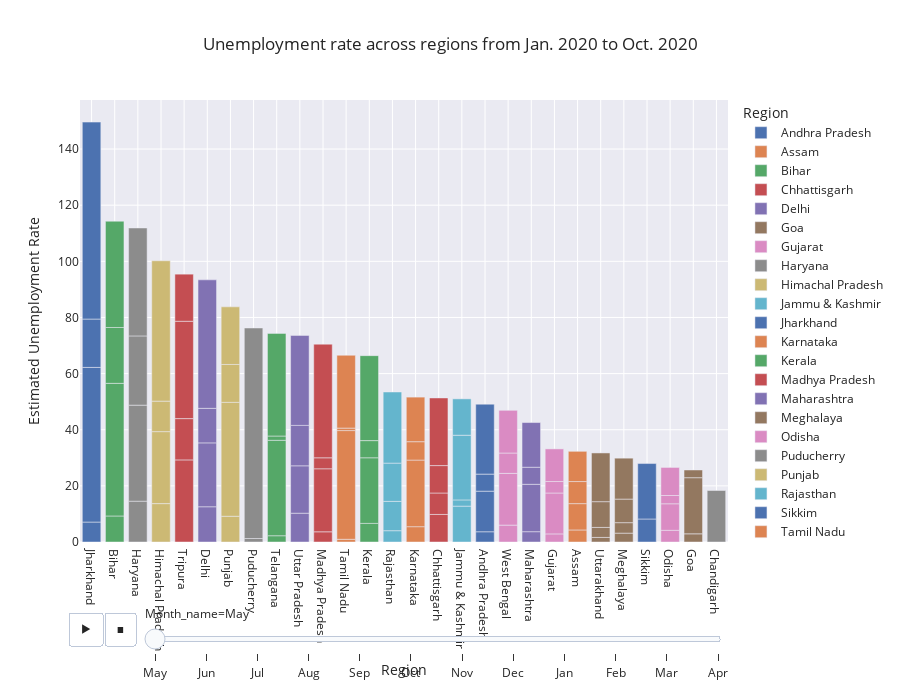

Notebook code for this chart:
### Markdown cell above
Bar chart showing the unemployment rate across regions from Jan. 2020 to Oct. 2020

### Code cell
fig = px.bar(df, x='Region', y='Estimated Unemployment Rate', animation_frame='Month_name', color='Region',
             title='Unemployment rate across regions from Jan. 2020 to Oct. 2020', height=700, template='seaborn')

# Updating the x-axis category order to be in descending total
fig.update_layout(xaxis={'categoryorder': 'total descending'})

# Adjusting the animation frame duration
fig.layout.updatemenus[0].buttons[0].args[1]["frame"]["duration"] = 1000
fig.show()

### Figure 1 — Plotly figure (JSON) as saved in the notebook; plotly's stock layout.template omitted (floating-point values rounded to 4 significant figures)
{"data": [{"alignmentgroup": "True", "hovertemplate": "Region=%{x}<br>Month_name=May<br>Estimated Unemployment Rate=%{y}<extra></extra>", "legendgroup": "Andhra Pradesh", "marker": {"color": "rgb(76,114,176)", "pattern": {"shape": ""}}, "name": "Andhra Pradesh", "offsetgroup": "Andhra Pradesh", "orientation": "v", "showlegend": true, "textposition": "auto", "type": "bar", "x": ["Andhra Pradesh", "Andhra Pradesh", "Andhra Pradesh", "Andhra Pradesh"], "xaxis": "x", "y": [3.65, 14.46, 6.09, 24.91], "yaxis": "y"}, {"alignmentgroup": "True", "hovertemplate": "Region=%{x}<br>Month_name=May<br>Estimated Unemployment Rate=%{y}<extra></extra>", "legendgroup": "Assam", "marker": {"color": "rgb(221,132,82)", "pattern": {"shape": ""}}, "name": "Assam", "offsetgroup": "Assam", "orientation": "v", "showlegend": true, "textposition": "auto", "type": "bar", "x": ["Assam", "Assam", "Assam", "Assam"], "xaxis": "x", "y": [4.29, 9.38, 7.87, 10.77], "yaxis": "y"}, {"alignmentgroup": "True", "hovertemplate": "Region=%{x}<br>Month_name=May<br>Estimated Unemployment Rate=%{y}<extra></extra>", "legendgroup": "Bihar", "marker": {"color": "rgb(85,168,104)", "pattern": {"shape": ""}}, "name": "Bihar", "offsetgroup": "Bihar", "orientation": "v", "showlegend": true, "textposition": "auto", "type": "bar", "x": ["Bihar", "Bihar", "Bihar", "Bihar"], "xaxis": "x", "y": [9.27, 47.26, 19.9, 37.87], "yaxis": "y"}, {"alignmentgroup": "True", "hovertemplate": "Region=%{x}<br>Month_name=May<br>Estimated Unemployment Rate=%{y}<extra></extra>", "legendgroup": "Chhattisgarh", "marker": {"color": "rgb(196,78,82)", "pattern": {"shape": ""}}, "name": "Chhattisgarh", "offsetgroup": "Chhattisgarh", "orientation": "v", "showlegend": true, "textposition": "auto", "type": "bar", "x": ["Chhattisgarh", "Chhattisgarh", "Chhattisgarh", "Chhattisgarh"], "xaxis": "x", "y": [9.82, 7.64, 9.77, 24.1], "yaxis": "y"}, {"alignmentgroup": "True", "hovertemplate": "Region=%{x}<br>Month_name=May<br>Estimated Unemployment Rate=%{y}<extra></extra>", "legendgroup": "Delhi", "marker": {"color": "rgb(129,114,179)", "pattern": {"shape": ""}}, "name": "Delhi", "offsetgroup": "Delhi", "orientation": "v", "showlegend": true, "textposition": "auto", "type": "bar", "x": ["Delhi", "Delhi", "Delhi", "Delhi"], "xaxis": "x", "y": [12.56, 22.76, 12.31, 45.78], "yaxis": "y"}, {"alignmentgroup": "True", "hovertemplate": "Region=%{x}<br>Month_name=May<br>Estimated Unemployment Rate=%{y}<extra></extra>", "legendgroup": "Goa", "marker": {"color": "rgb(147,120,96)", "pattern": {"shape": ""}}, "name": "Goa", "offsetgroup": "Goa", "orientation": "v", "showlegend": true, "textposition": "auto", "type": "bar", "x": ["Goa", "Goa", "Goa"], "xaxis": "x", "y": [2.91, 20, 2.75], "yaxis": "y"}, {"alignmentgroup": "True", "hovertemplate": "Region=%{x}<br>Month_name=May<br>Estimated Unemployment Rate=%{y}<extra></extra>", "legendgroup": "Gujarat", "marker": {"color": "rgb(218,139,195)", "pattern": {"shape": ""}}, "name": "Gujarat", "offsetgroup": "Gujarat", "orientation": "v", "showlegend": true, "textposition": "auto", "type": "bar", "x": ["Gujarat", "Gujarat", "Gujarat", "Gujarat"], "xaxis": "x", "y": [2.88, 14.58, 4.09, 11.62], "yaxis": "y"}, {"alignmentgroup": "True", "hovertemplate": "Region=%{x}<br>Month_name=May<br>Estimated Unemployment Rate=%{y}<extra></extra>", "legendgroup": "Haryana", "marker": {"color": "rgb(140,140,140)", "pattern": {"shape": ""}}, "name": "Haryana", "offsetgroup": "Haryana", "orientation": "v", "showlegend": true, "textposition": "auto", "type": "bar", "x": ["Haryana", "Haryana", "Haryana", "Haryana"], "xaxis": "x", "y": [14.54, 34.22, 24.67, 38.46], "yaxis": "y"}, {"alignmentgroup": "True", "hovertemplate": "Region=%{x}<br>Month_name=May<br>Estimated Unemployment Rate=%{y}<extra></extra>", "legendgroup": "Himachal Pradesh", "marker": {"color": "rgb(204,185,116)", "pattern": {"shape": ""}}, "name": "Himachal Pradesh", "offsetgroup": "Himachal Pradesh", "orientation": "v", "showlegend": true, "textposition": "auto", "type": "bar", "x": ["Himachal Pradesh", "Himachal Pradesh", "Himachal Pradesh", "Himachal Pradesh"], "xaxis": "x", "y": [13.68, 25.64, 10.88, 50], "yaxis": "y"}, {"alignmentgroup": "True", "hovertemplate": "Region=%{x}<br>Month_name=May<br>Estimated Unemployment Rate=%{y}<extra></extra>", "legendgroup": "Jammu & Kashmir", "marker": {"color": "rgb(100,181,205)", "pattern": {"shape": ""}}, "name": "Jammu & Kashmir", "offsetgroup": "Jammu & Kashmir", "orientation": "v", "showlegend": true, "textposition": "auto", "type": "bar", "x": ["Jammu & Kashmir", "Jammu & Kashmir", "Jammu & Kashmir", "Jammu & Kashmir"], "xaxis": "x", "y": [12.78, 2.22, 23.04, 12.96], "yaxis": "y"}, {"alignmentgroup": "True", "hovertemplate": "Region=%{x}<br>Month_name=May<br>Estimated Unemployment Rate=%{y}<extra></extra>", "legendgroup": "Jharkhand", "marker": {"color": "rgb(76,114,176)", "pattern": {"shape": ""}}, "name": "Jharkhand", "offsetgroup": "Jharkhand", "orientation": "v", "showlegend": true, "textposition": "auto", "type": "bar", "x": ["Jharkhand", "Jharkhand", "Jharkhand", "Jharkhand"], "xaxis": "x", "y": [7.11, 55.1, 17.23, 70.17], "yaxis": "y"}, {"alignmentgroup": "True", "hovertemplate": "Region=%{x}<br>Month_name=May<br>Estimated Unemployment Rate=%{y}<extra></extra>", "legendgroup": "Karnataka", "marker": {"color": "rgb(221,132,82)", "pattern": {"shape": ""}}, "name": "Karnataka", "offsetgroup": "Karnataka", "orientation": "v", "showlegend": true, "textposition": "auto", "type": "bar", "x": ["Karnataka", "Karnataka", "Karnataka", "Karnataka"], "xaxis": "x", "y": [5.46, 23.72, 6.56, 15.88], "yaxis": "y"}, {"alignmentgroup": "True", "hovertemplate": "Region=%{x}<br>Month_name=May<br>Estimated Unemployment Rate=%{y}<extra></extra>", "legendgroup": "Kerala", "marker": {"color": "rgb(85,168,104)", "pattern": {"shape": ""}}, "name": "Kerala", "offsetgroup": "Kerala", "orientation": "v", "showlegend": true, "textposition": "auto", "type": "bar", "x": ["Kerala", "Kerala", "Kerala", "Kerala"], "xaxis": "x", "y": [6.63, 23.38, 6.11, 30.28], "yaxis": "y"}, {"alignmentgroup": "True", "hovertemplate": "Region=%{x}<br>Month_name=May<br>Estimated Unemployment Rate=%{y}<extra></extra>", "legendgroup": "Madhya Pradesh", "marker": {"color": "rgb(196,78,82)", "pattern": {"shape": ""}}, "name": "Madhya Pradesh", "offsetgroup": "Madhya Pradesh", "orientation": "v", "showlegend": true, "textposition": "auto", "type": "bar", "x": ["Madhya Pradesh", "Madhya Pradesh", "Madhya Pradesh", "Madhya Pradesh"], "xaxis": "x", "y": [3.63, 22.46, 3.91, 40.49], "yaxis": "y"}, {"alignmentgroup": "True", "hovertemplate": "Region=%{x}<br>Month_name=May<br>Estimated Unemployment Rate=%{y}<extra></extra>", "legendgroup": "Maharashtra", "marker": {"color": "rgb(129,114,179)", "pattern": {"shape": ""}}, "name": "Maharashtra", "offsetgroup": "Maharashtra", "orientation": "v", "showlegend": true, "textposition": "auto", "type": "bar", "x": ["Maharashtra", "Maharashtra", "Maharashtra", "Maharashtra"], "xaxis": "x", "y": [3.67, 16.89, 6.08, 15.92], "yaxis": "y"}, {"alignmentgroup": "True", "hovertemplate": "Region=%{x}<br>Month_name=May<br>Estimated Unemployment Rate=%{y}<extra></extra>", "legendgroup": "Meghalaya", "marker": {"color": "rgb(147,120,96)", "pattern": {"shape": ""}}, "name": "Meghalaya", "offsetgroup": "Meghalaya", "orientation": "v", "showlegend": true, "textposition": "auto", "type": "bar", "x": ["Meghalaya", "Meghalaya", "Meghalaya", "Meghalaya"], "xaxis": "x", "y": [3.16, 3.73, 8.4, 14.58], "yaxis": "y"}, {"alignmentgroup": "True", "hovertemplate": "Region=%{x}<br>Month_name=May<br>Estimated Unemployment Rate=%{y}<extra></extra>", "legendgroup": "Odisha", "marker": {"color": "rgb(218,139,195)", "pattern": {"shape": ""}}, "name": "Odisha", "offsetgroup": "Odisha", "orientation": "v", "showlegend": true, "textposition": "auto", "type": "bar", "x": ["Odisha", "Odisha", "Odisha", "Odisha"], "xaxis": "x", "y": [4.17, 9.45, 2.95, 10], "yaxis": "y"}, {"alignmentgroup": "True", "hovertemplate": "Region=%{x}<br>Month_name=May<br>Estimated Unemployment Rate=%{y}<extra></extra>", "legendgroup": "Puducherry", "marker": {"color": "rgb(140,140,140)", "pattern": {"shape": ""}}, "name": "Puducherry", "offsetgroup": "Puducherry", "orientation": "v", "showlegend": true, "textposition": "auto", "type": "bar", "x": ["Puducherry", "Puducherry", "Puducherry"], "xaxis": "x", "y": [0, 1.25, 75], "yaxis": "y"}, {"alignmentgroup": "True", "hovertemplate": "Region=%{x}<br>Month_name=May<br>Estimated Unemployment Rate=%{y}<extra></extra>", "legendgroup": "Punjab", "marker": {"color": "rgb(204,185,116)", "pattern": {"shape": ""}}, "name": "Punjab", "offsetgroup": "Punjab", "orientation": "v", "showlegend": true, "textposition": "auto", "type": "bar", "x": ["Punjab", "Punjab", "Punjab", "Punjab"], "xaxis": "x", "y": [9.17, 40.59, 13.49, 20.54], "yaxis": "y"}, {"alignmentgroup": "True", "hovertemplate": "Region=%{x}<br>Month_name=May<br>Estimated Unemployment Rate=%{y}<extra></extra>", "legendgroup": "Rajasthan", "marker": {"color": "rgb(100,181,205)", "pattern": {"shape": ""}}, "name": "Rajasthan", "offsetgroup": "Rajasthan", "orientation": "v", "showlegend": true, "textposition": "auto", "type": "bar", "x": ["Rajasthan", "Rajasthan", "Rajasthan", "Rajasthan"], "xaxis": "x", "y": [4.03, 10.45, 13.62, 25.35], "yaxis": "y"}, {"alignmentgroup": "True", "hovertemplate": "Region=%{x}<br>Month_name=May<br>Estimated Unemployment Rate=%{y}<extra></extra>", "legendgroup": "Sikkim", "marker": {"color": "rgb(76,114,176)", "pattern": {"shape": ""}}, "name": "Sikkim", "offsetgroup": "Sikkim", "orientation": "v", "showlegend": true, "textposition": "auto", "type": "bar", "x": ["Sikkim", "Sikkim"], "xaxis": "x", "y": [8.2, 19.75], "yaxis": "y"}, {"alignmentgroup": "True", "hovertemplate": "Region=%{x}<br>Month_name=May<br>Estimated Unemployment Rate=%{y}<extra></extra>", "legendgroup": "Tamil Nadu", "marker": {"color": "rgb(221,132,82)", "pattern": {"shape": ""}}, "name": "Tamil Nadu", "offsetgroup": "Tamil Nadu", "orientation": "v", "showlegend": true, "textposition": "auto", "type": "bar", "x": ["Tamil Nadu", "Tamil Nadu", "Tamil Nadu", "Tamil Nadu"], "xaxis": "x", "y": [0.97, 38.73, 0.89, 25.95], "yaxis": "y"}, {"alignmentgroup": "True", "hovertemplate": "Region=%{x}<br>Month_name=May<br>Estimated Unemployment Rate=%{y}<extra></extra>", "legendgroup": "Telangana", "marker": {"color": "rgb(85,168,104)", "pattern": {"shape": ""}}, "name": "Telangana", "offsetgroup": "Telangana", "orientation": "v", "showlegend": true, "textposition": "auto", "type": "bar", "x": ["Telangana", "Telangana", "Telangana", "Telangana"], "xaxis": "x", "y": [2.23, 34.01, 1.52, 36.57], "yaxis": "y"}, {"alignmentgroup": "True", "hovertemplate": "Region=%{x}<br>Month_name=May<br>Estimated Unemployment Rate=%{y}<extra></extra>", "legendgroup": "Tripura", "marker": {"color": "rgb(196,78,82)", "pattern": {"shape": ""}}, "name": "Tripura", "offsetgroup": "Tripura", "orientation": "v", "showlegend": true, "textposition": "auto", "type": "bar", "x": ["Tripura", "Tripura", "Tripura", "Tripura"], "xaxis": "x", "y": [29.25, 14.71, 34.69, 16.78], "yaxis": "y"}, {"alignmentgroup": "True", "hovertemplate": "Region=%{x}<br>Month_name=May<br>Estimated Unemployment Rate=%{y}<extra></extra>", "legendgroup": "Uttar Pradesh", "marker": {"color": "rgb(129,114,179)", "pattern": {"shape": ""}}, "name": "Uttar Pradesh", "offsetgroup": "Uttar Pradesh", "orientation": "v", "showlegend": true, "textposition": "auto", "type": "bar", "x": ["Uttar Pradesh", "Uttar Pradesh", "Uttar Pradesh", "Uttar Pradesh"], "xaxis": "x", "y": [10.26, 16.89, 14.4, 32.06], "yaxis": "y"}, {"alignmentgroup": "True", "hovertemplate": "Region=%{x}<br>Month_name=May<br>Estimated Unemployment Rate=%{y}<extra></extra>", "legendgroup": "Uttarakhand", "marker": {"color": "rgb(147,120,96)", "pattern": {"shape": ""}}, "name": "Uttarakhand", "offsetgroup": "Uttarakhand", "orientation": "v", "showlegend": true, "textposition": "auto", "type": "bar", "x": ["Uttarakhand", "Uttarakhand", "Uttarakhand", "Uttarakhand"], "xaxis": "x", "y": [1.63, 3.57, 9.17, 17.36], "yaxis": "y"}, {"alignmentgroup": "True", "hovertemplate": "Region=%{x}<br>Month_name=May<br>Estimated Unemployment Rate=%{y}<extra></extra>", "legendgroup": "West Bengal", "marker": {"color": "rgb(218,139,195)", "pattern": {"shape": ""}}, "name": "West Bengal", "offsetgroup": "West Bengal", "orientation": "v", "showlegend": true, "textposition": "auto", "type": "bar", "x": ["West Bengal", "West Bengal", "West Bengal", "West Bengal"], "xaxis": "x", "y": [6.02, 18.43, 7.25, 15.22], "yaxis": "y"}, {"alignmentgroup": "True", "hovertemplate": "Region=%{x}<br>Month_name=May<br>Estimated Unemployment Rate=%{y}<extra></extra>", "legendgroup": "Chandigarh", "marker": {"color": "rgb(140,140,140)", "pattern": {"shape": ""}}, "name": "Chandigarh", "offsetgroup": "Chandigarh", "orientation": "v", "showlegend": true, "textposition": "auto", "type": "bar", "x": ["Chandigarh"], "xaxis": "x", "y": [18.35], "yaxis": "y"}], "layout": {"barmode": "relative", "height": 700, "legend": {"title": {"text": "Region"}, "tracegroupgap": 0}, "sliders": [{"active": 0, "currentvalue": {"prefix": "Month_name="}, "len": 0.9, "pad": {"b": 10, "t": 60}, "steps": [{"args": [["May"], {"frame": {"duration": 0, "redraw": true}, "fromcurrent": true, "mode": "immediate", "transition": {"duration": 0, "easing": "linear"}}], "label": "May", "method": "animate"}, {"args": [["Jun"], {"frame": {"duration": 0, "redraw": true}, "fromcurrent": true, "mode": "immediate", "transition": {"duration": 0, "easing": "linear"}}], "label": "Jun", "method": "animate"}, {"args": [["Jul"], {"frame": {"duration": 0, "redraw": true}, "fromcurrent": true, "mode": "immediate", "transition": {"duration": 0, "easing": "linear"}}], "label": "Jul", "method": "animate"}, {"args": [["Aug"], {"frame": {"duration": 0, "redraw": true}, "fromcurrent": true, "mode": "immediate", "transition": {"duration": 0, "easing": "linear"}}], "label": "Aug", "method": "animate"}, {"args": [["Sep"], {"frame": {"duration": 0, "redraw": true}, "fromcurrent": true, "mode": "immediate", "transition": {"duration": 0, "easing": "linear"}}], "label": "Sep", "method": "animate"}, {"args": [["Oct"], {"frame": {"duration": 0, "redraw": true}, "fromcurrent": true, "mode": "immediate", "transition": {"duration": 0, "easing": "linear"}}], "label": "Oct", "method": "animate"}, {"args": [["Nov"], {"frame": {"duration": 0, "redraw": true}, "fromcurrent": true, "mode": "immediate", "transition": {"duration": 0, "easing": "linear"}}], "label": "Nov", "method": "animate"}, {"args": [["Dec"], {"frame": {"duration": 0, "redraw": true}, "fromcurrent": true, "mode": "immediate", "transition": {"duration": 0, "easing": "linear"}}], "label": "Dec", "method": "animate"}, {"args": [["Jan"], {"frame": {"duration": 0, "redraw": true}, "fromcurrent": true, "mode": "immediate", "transition": {"duration": 0, "easing": "linear"}}], "label": "Jan", "method": "animate"}, {"args": [["Feb"], {"frame": {"duration": 0, "redraw": true}, "fromcurrent": true, "mode": "immediate", "transition": {"duration": 0, "easing": "linear"}}], "label": "Feb", "method": "animate"}, {"args": [["Mar"], {"frame": {"duration": 0, "redraw": true}, "fromcurrent": true, "mode": "immediate", "transition": {"duration": 0, "easing": "linear"}}], "label": "Mar", "method": "animate"}, {"args": [["Apr"], {"frame": {"duration": 0, "redraw": true}, "fromcurrent": true, "mode": "immediate", "transition": {"duration": 0, "easing": "linear"}}], "label": "Apr", "method": "animate"}], "x": 0.1, "xanchor": "left", "y": 0, "yanchor": "top"}], "title": {"text": "Unemployment rate across regions from Jan. 2020 to Oct. 2020"}, "updatemenus": [{"buttons": [{"args": [null, {"frame": {"duration": 1000, "redraw": true}, "fromcurrent": true, "mode": "immediate", "transition": {"duration": 500, "easing": "linear"}}], "label": "&#9654;", "method": "animate"}, {"args": [[null], {"frame": {"duration": 0, "redraw": true}, "fromcurrent": true, "mode": "immediate", "transition": {"duration": 0, "easing": "linear"}}], "label": "&#9724;", "method": "animate"}], "direction": "left", "pad": {"r": 10, "t": 70}, "showactive": false, "type": "buttons", "x": 0.1, "xanchor": "right", "y": 0, "yanchor": "top"}], "xaxis": {"anchor": "y", "categoryarray": ["Andhra Pradesh", "Assam", "Bihar", "Chhattisgarh", "Delhi", "Goa", "Gujarat", "Haryana", "Himachal Pradesh", "Jammu & Kashmir", "Jharkhand", "Karnataka", "Kerala", "Madhya Pradesh", "Maharashtra", "Meghalaya", "Odisha", "Puducherry", "Punjab", "Rajasthan", "Sikkim", "Tamil Nadu", "Telangana", "Tripura", "Uttar Pradesh", "Uttarakhand", "West Bengal", "Chandigarh"], "categoryorder": "total descending", "domain": [0, 1], "title": {"text": "Region"}}, "yaxis": {"anchor": "x", "domain": [0, 1], "title": {"text": "Estimated Unemployment Rate"}}}}
